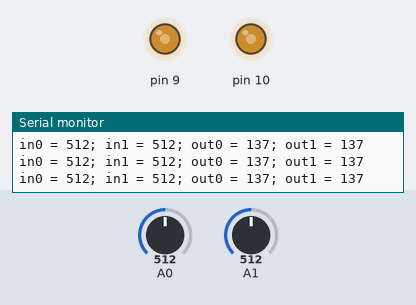
Recording of a sketch running on a simulated Arduino Uno, built with avr-gcc and run on an emulated ATmega328P. Parts: output pins drawn as LEDs (lit = HIGH), the last lines printed to the serial monitor. Inputs (shaded band) come from the test bench; at power-on: A0 = 512, A1 = 512.

Above: at 1.2 s.
1.3 s: A0 set to 382
At 1.8 s:
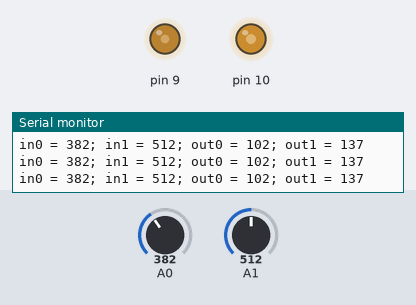
2.8 s: A0 set to 354
At 4.0 s:
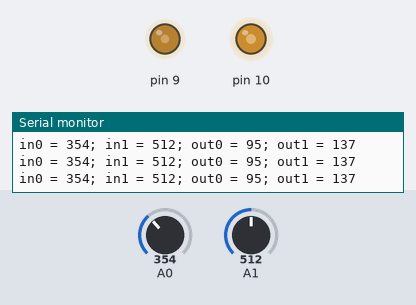
5.8 s: A1 set to 390
At 6.5 s:
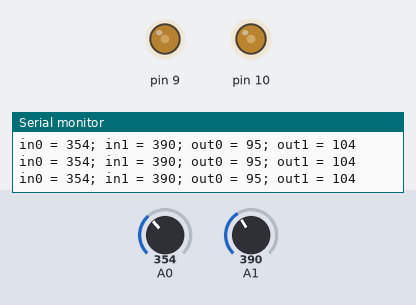
7.3 s: A1 set to 359
At 8.0 s:
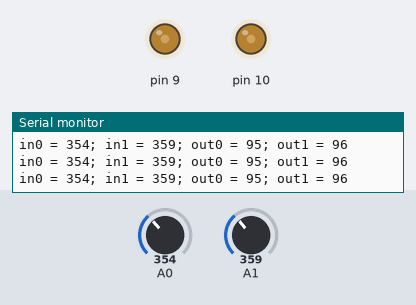
10.3 s: A0 set to 511
At 11.4 s:
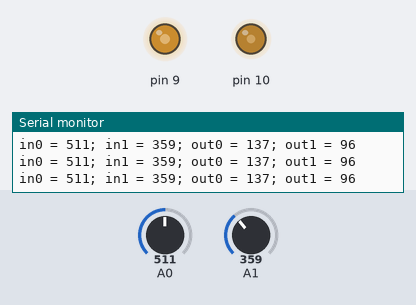
11.8 s: A1 set to 1023
At 13.0 s:
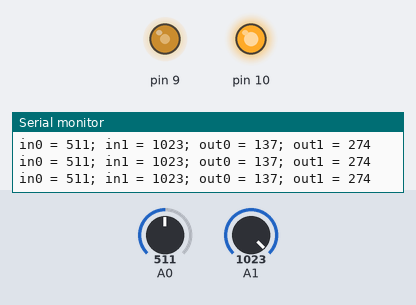
Timing chart, 0 to 14.3 s (numbered marks = the images above; inputs shaded):
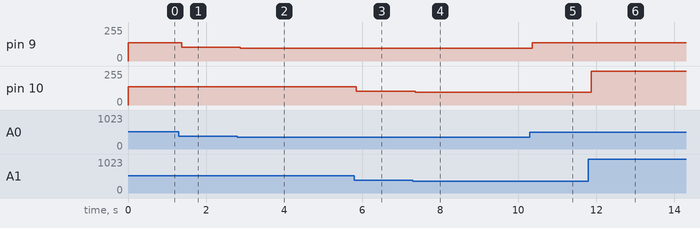

Measured:
- after the input at 1.3 s, pin 9: 137/255 → 102/255 after 0.08 s
- after the input at 2.8 s, pin 9: 102/255 → 95/255 after 0.08 s
- after the input at 5.8 s, pin 10: 137/255 → 104/255 after 0.05 s
- after the input at 7.3 s, pin 10: 104/255 → 96/255 after 0.06 s
- after the input at 10.3 s, pin 9: 95/255 → 137/255 after 0.06 s
- after the input at 11.8 s, pin 10: 96/255 → 255/255 after 0.07 s

The sketch:

2c_analog_force_sensor.ino
```cpp
void setup() {
  // initialize serial communications at 9600 bps:
  Serial.begin(9600);
  // declare the led pin as an output:
  pinMode(9, OUTPUT);
  pinMode(10, OUTPUT);
}

void loop() {
  int in0 = analogRead(A0);
  int in1 = analogRead(A1);

  int out0 = map(in0, 0, 950, 0, 255);
  int out1 = map(in1, 0, 950, 0, 255);

  Serial.print("in0 = "); Serial.print(in0);
  Serial.print("; ");
  Serial.print("in1 = "); Serial.print(in1);
  Serial.print("; ");
  Serial.print("out0 = "); Serial.print(out0);
  Serial.print("; ");
  Serial.print("out1 = "); Serial.print(out1);
  Serial.print("\n");

  analogWrite(9, out0);
  analogWrite(10, out1);
}
```
